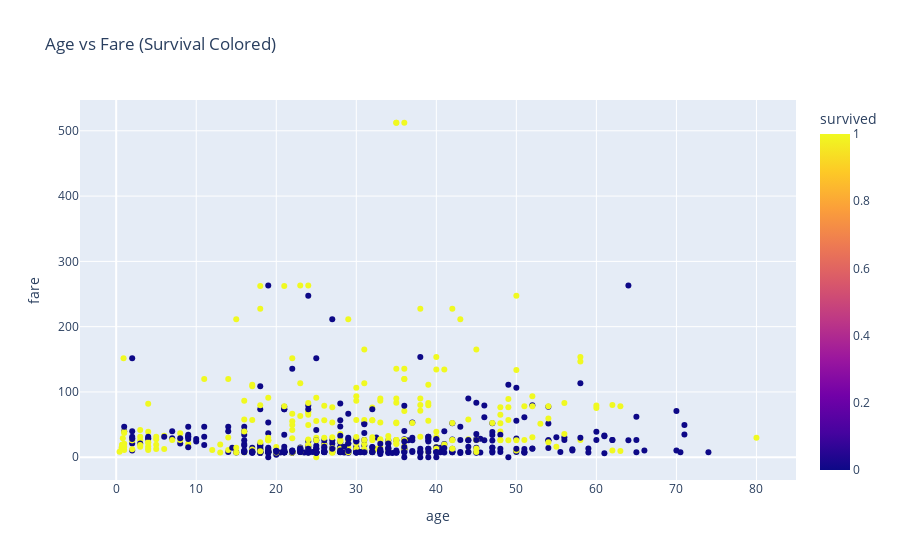

The code cell stored with this chart in its notebook:
### Code cell
fig = px.scatter(df, x="age", y="fare", color="survived",
                 title="Age vs Fare (Survival Colored)",
                 )
fig.show()

### Figure 1 — Plotly figure (JSON) as saved in the notebook; plotly's stock layout.template omitted (floating-point values rounded to 4 significant figures; data arrays with more than 128 entries replaced by an {"elided": "..."} marker saying what was removed)
{"data": [{"hovertemplate": "age=%{x}<br>fare=%{y}<br>survived=%{marker.color}<extra></extra>", "legendgroup": "", "marker": {"color": {"elided": "891 int values"}, "coloraxis": "coloraxis", "symbol": "circle"}, "mode": "markers", "name": "", "orientation": "v", "showlegend": false, "type": "scatter", "x": {"elided": "891 float values"}, "xaxis": "x", "y": {"elided": "891 float values"}, "yaxis": "y"}], "layout": {"coloraxis": {"colorbar": {"title": {"text": "survived"}}, "colorscale": [[0, "#0d0887"], [0.1111, "#46039f"], [0.2222, "#7201a8"], [0.3333, "#9c179e"], [0.4444, "#bd3786"], [0.5556, "#d8576b"], [0.6667, "#ed7953"], [0.7778, "#fb9f3a"], [0.8889, "#fdca26"], [1, "#f0f921"]]}, "legend": {"tracegroupgap": 0}, "title": {"text": "Age vs Fare (Survival Colored)"}, "xaxis": {"anchor": "y", "domain": [0, 1], "title": {"text": "age"}}, "yaxis": {"anchor": "x", "domain": [0, 1], "title": {"text": "fare"}}}}
